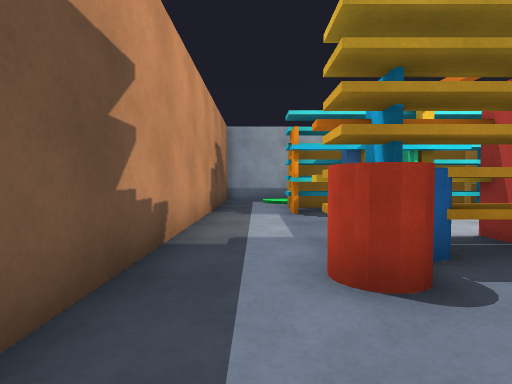
View 1 (above)

24 first-person views from a walk through a Gazebo world. The camera is 0.94 m above the floor, tilts 2° down and sees 80° across. The floor is counted in squares, 1 m on a side. Each view is taken from the middle of a square. On the plan, view 1 faces up. The plan holds only what a view shows up to about 11 squares ahead; the rest is blank. The robots in the file are not drawn.

View 2
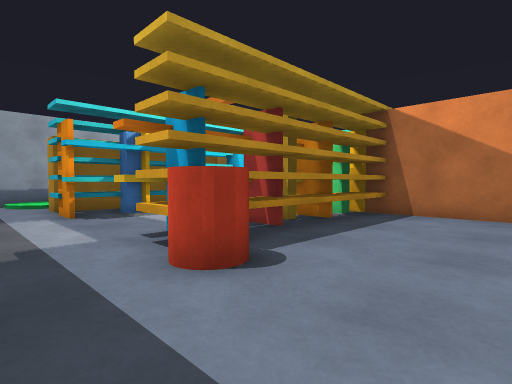

View 3
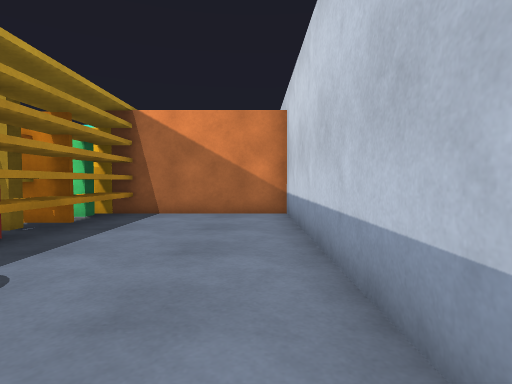

View 4
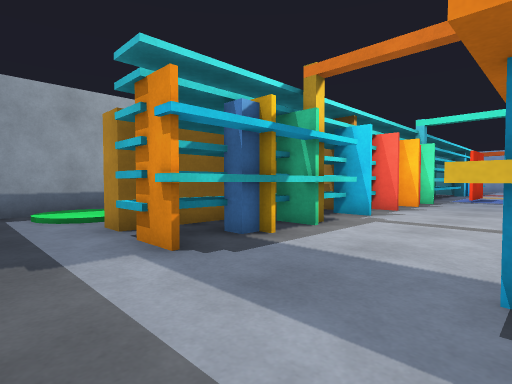

View 5
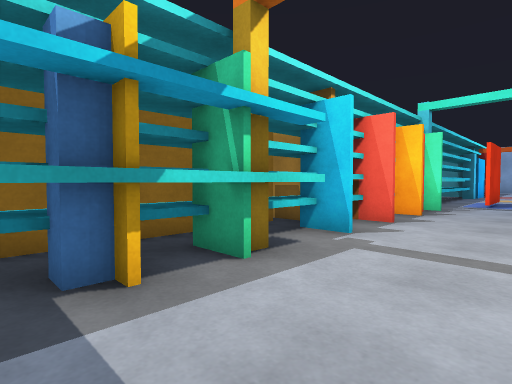

View 6
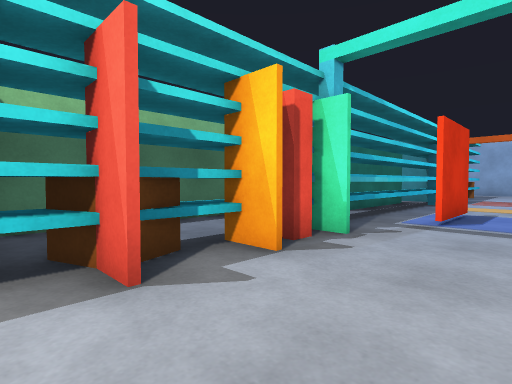

View 7
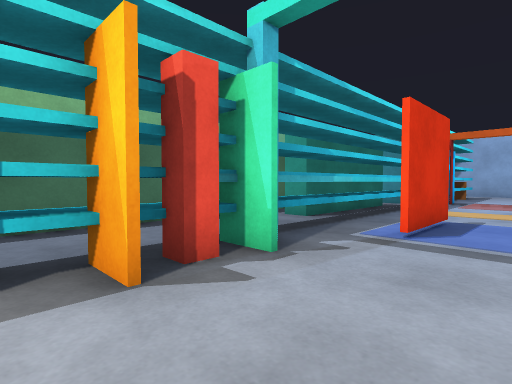

View 8
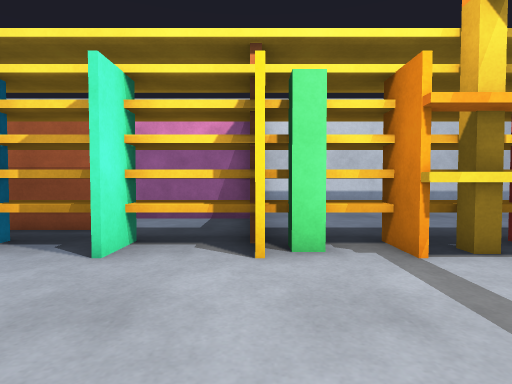

View 9
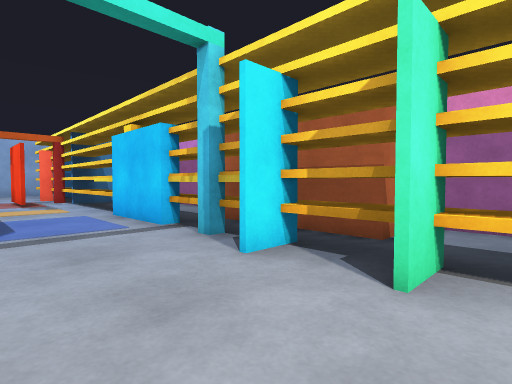

View 10
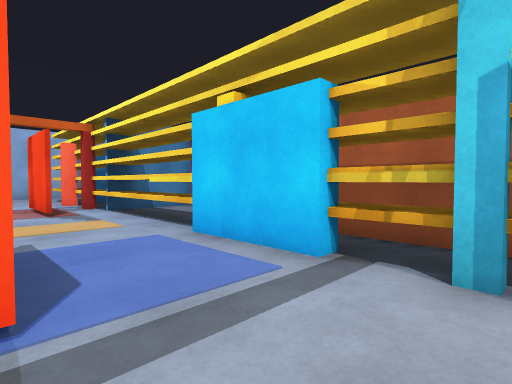

View 11
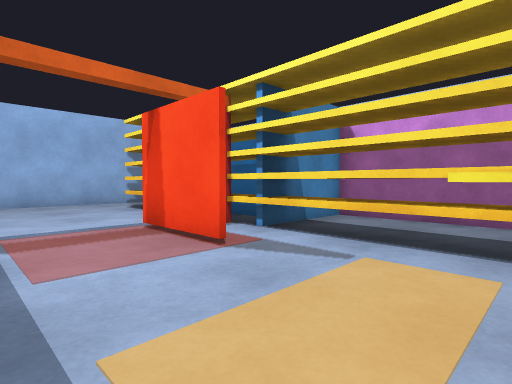

View 12
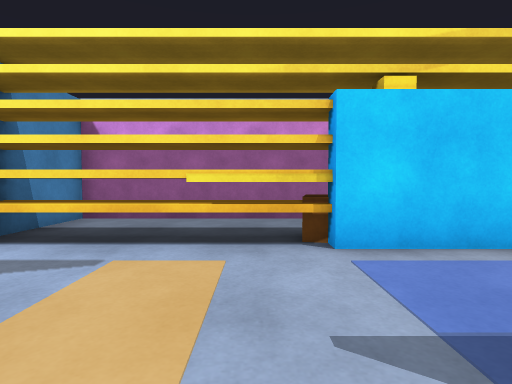

View 13
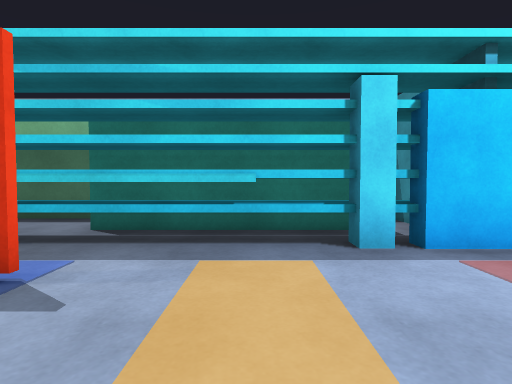

View 14
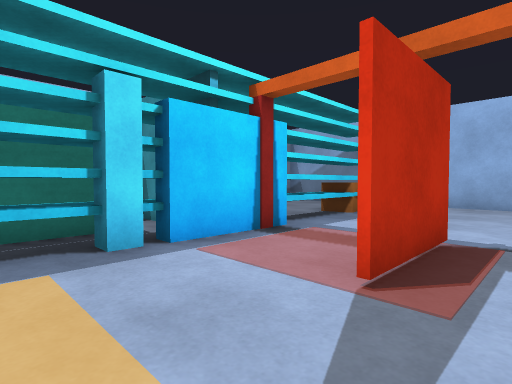

View 15
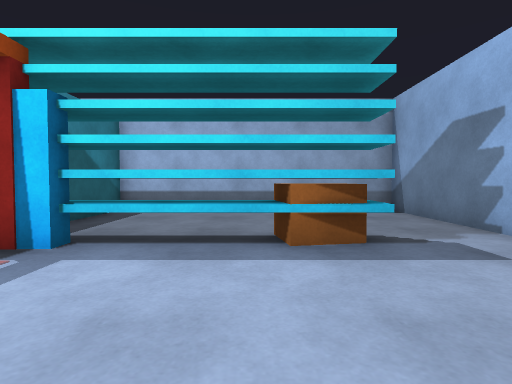

View 16
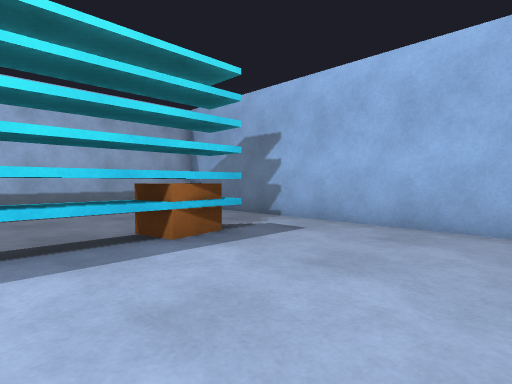

View 17
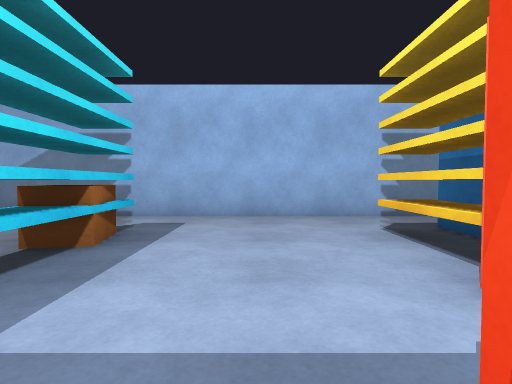

View 18
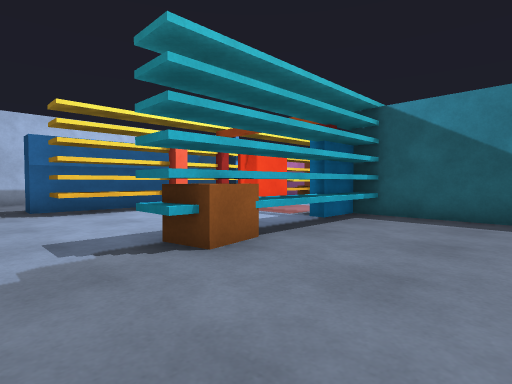

View 19
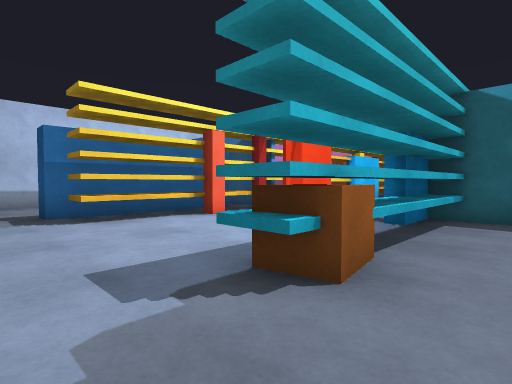

View 20
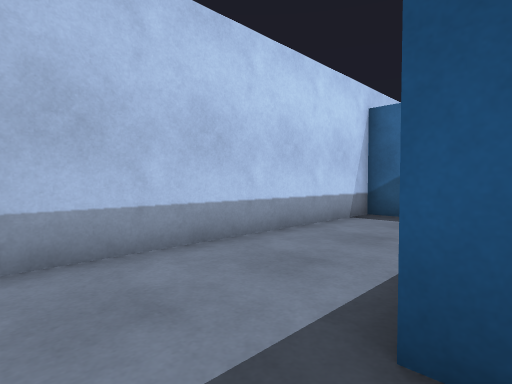

View 21
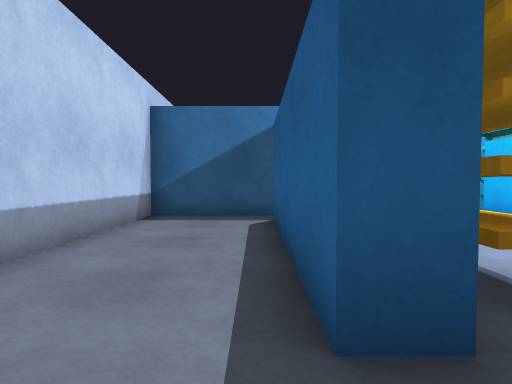

View 22
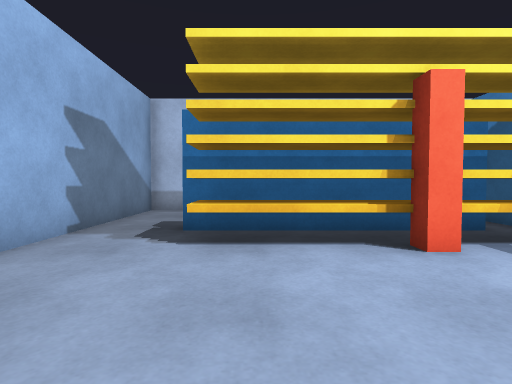

View 23
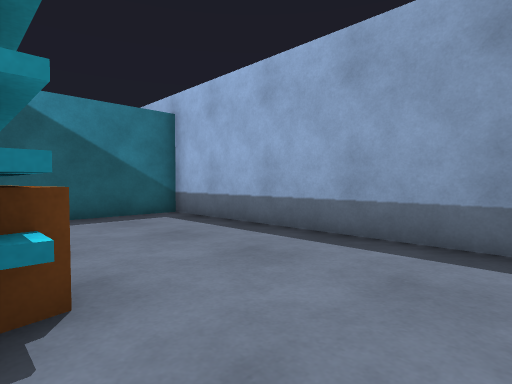

View 24
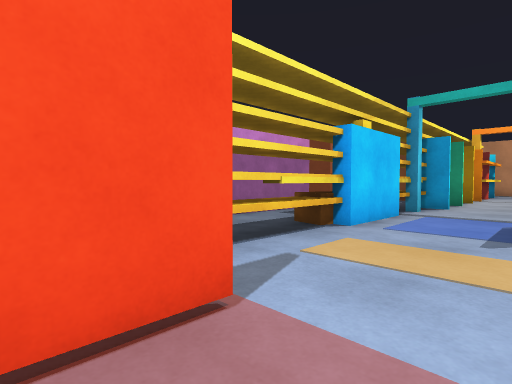

### Floor plan
Key: @ floor where view 1 was taken; # wall or solid block; . floor; = window, fence, low wall or low ledge; B orange box; C cyan box; Y yellow box; G green box; P blue post; E yellow post; R red box; L blue cylinder; T thing the floor can be seen under or through; I red cylinder; N green post; W brown box; S red post; A cyan post.
Columns run from 2 left of view 1 to 33 right of it. Each row starts with its distance up from view 1.
 15   ###                    ###########
 14   .                      #.........#
 13   ..       #########     #.........#
 12   ..       ........#     #.........#
 11 #..########.W...  =#######.........#
 10 #..########TTTTT##########TTTTTW#..#
  9 #..BCYCGCC.R.BSAG.......A#TT.......#
  8 #....P.E..........##...............#
  7 #..................................#
  6 #........................###.......#
  5 #..YCYREBNY.G.C.A.##.......#.S.....#
  4 #..#LTTTTT#TTT##### WTTTT########..#
  3 #..I......#=.######.W====#.######..#
  2 #.........#..#    #......#.........#
  1  .........####    ########.........#
  0  .@.......#              #.........#
 -1   #########              ###########

Positions as (right, up) in squares from view 1, and headings:
1: (0, 0), facing up
2: (-1, 0), facing up-right
3: (-1, 0), facing right
4: (-1, 5), facing up-right
5: (2, 6), facing up-right
6: (8, 6), facing up-right
7: (10, 6), facing up-right
8: (8, 9), facing down
9: (9, 8), facing down-right
10: (13, 8), facing down-right
11: (19, 9), facing down-right
12: (19, 9), facing down
13: (20, 5), facing up
14: (20, 5), facing up-right
15: (28, 5), facing up
16: (26, 5), facing up-right
17: (24, 7), facing right
18: (32, 14), facing down-left
19: (32, 12), facing down-left
20: (32, 3), facing down-left
21: (32, 2), facing left
22: (29, 9), facing down
23: (32, 10), facing up-left
24: (24, 8), facing down-left
